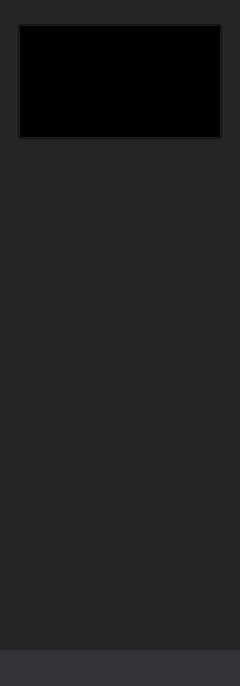
<?xml version="1.0" encoding="UTF-8"?>
<ui version="4.0">
 <class>ScreenplaySlatClass</class>
 <widget class="QWidget" name="ScreenplaySlatClass">
  <property name="geometry">
   <rect>
    <x>0</x>
    <y>0</y>
    <width>240</width>
    <height>686</height>
   </rect>
  </property>
  <property name="windowTitle">
   <string>Form</string>
  </property>
  <property name="styleSheet">
   <string notr="true">QWidget#__toolbar{
	background-color: rgb(51,51,55);
}
QWidget#ScreenplaySlatClass{
	background-color: rgb(37, 37, 38);
}

QScrollArea{
	background-color: transparent;
}

QScrollArea QWidget{
	background-color: transparent;
}

QPushButton#__add{
	border: 0px;
	background-repeat: none;
	background-position: center;
	background-image: url(:/pluginScreenplay/button/img/Plus.png);
}
QPushButton#__add:pressed{
	border: 0px;
	background-repeat: none;
	background-position: center;
	background-image: url(:/pluginScreenplay/button/img/Plus_down.png);
}
QPushButton#__delete{
	 border: 0px;
	 background-repeat: none;
	 background-position: center;
    background-image: url(:/pluginScreenplay/button/img/Trash_normal.png);
}
QPushButton#__delete:pressed{
		 border: 0px;
	 background-repeat: none;
	 background-position: center;
    background-image: url(:/pluginScreenplay/button/img/Trash_down.png);
}</string>
  </property>
  <layout class="QVBoxLayout" name="verticalLayout">
   <property name="spacing">
    <number>0</number>
   </property>
   <property name="leftMargin">
    <number>0</number>
   </property>
   <property name="topMargin">
    <number>0</number>
   </property>
   <property name="rightMargin">
    <number>0</number>
   </property>
   <property name="bottomMargin">
    <number>0</number>
   </property>
   <item>
    <widget class="QWidget" name="widget" native="true">
     <layout class="QVBoxLayout" name="verticalLayout_4">
      <property name="spacing">
       <number>0</number>
      </property>
      <property name="leftMargin">
       <number>0</number>
      </property>
      <property name="topMargin">
       <number>0</number>
      </property>
      <property name="rightMargin">
       <number>0</number>
      </property>
      <property name="bottomMargin">
       <number>0</number>
      </property>
      <item>
       <widget class="QScrollArea" name="scrollArea">
        <property name="frameShape">
         <enum>QFrame::NoFrame</enum>
        </property>
        <property name="frameShadow">
         <enum>QFrame::Raised</enum>
        </property>
        <property name="horizontalScrollBarPolicy">
         <enum>Qt::ScrollBarAlwaysOff</enum>
        </property>
        <property name="widgetResizable">
         <bool>true</bool>
        </property>
        <property name="alignment">
         <set>Qt::AlignCenter</set>
        </property>
        <widget class="QWidget" name="scrollAreaWidgetContents">
         <property name="geometry">
          <rect>
           <x>0</x>
           <y>0</y>
           <width>240</width>
           <height>650</height>
          </rect>
         </property>
         <layout class="QVBoxLayout" name="verticalLayout_5">
          <property name="spacing">
           <number>6</number>
          </property>
          <property name="leftMargin">
           <number>8</number>
          </property>
          <property name="topMargin">
           <number>8</number>
          </property>
          <property name="rightMargin">
           <number>8</number>
          </property>
          <property name="bottomMargin">
           <number>8</number>
          </property>
          <item>
           <widget class="QWidget" name="__container" native="true">
            <layout class="QVBoxLayout" name="verticalLayout_6">
             <property name="leftMargin">
              <number>0</number>
             </property>
             <property name="topMargin">
              <number>0</number>
             </property>
             <property name="rightMargin">
              <number>0</number>
             </property>
             <property name="bottomMargin">
              <number>0</number>
             </property>
            </layout>
           </widget>
          </item>
          <item>
           <widget class="QWidget" name="fastAddSlate" native="true">
            <property name="minimumSize">
             <size>
              <width>0</width>
              <height>135</height>
             </size>
            </property>
            <property name="maximumSize">
             <size>
              <width>16777215</width>
              <height>135</height>
             </size>
            </property>
            <layout class="QHBoxLayout" name="horizontalLayout_12">
             <property name="spacing">
              <number>0</number>
             </property>
             <property name="leftMargin">
              <number>0</number>
             </property>
             <property name="topMargin">
              <number>0</number>
             </property>
             <property name="rightMargin">
              <number>0</number>
             </property>
             <property name="bottomMargin">
              <number>0</number>
             </property>
             <item>
              <widget class="QPushButton" name="__fastAdd">
               <property name="sizePolicy">
                <sizepolicy hsizetype="Minimum" vsizetype="Expanding">
                 <horstretch>0</horstretch>
                 <verstretch>0</verstretch>
                </sizepolicy>
               </property>
               <property name="minimumSize">
                <size>
                 <width>204</width>
                 <height>115</height>
                </size>
               </property>
               <property name="maximumSize">
                <size>
                 <width>204</width>
                 <height>115</height>
                </size>
               </property>
               <property name="text">
                <string/>
               </property>
               <property name="icon">
                <iconset resource="pluginScreenplay.qrc">
                 <normaloff>:/pluginScreenplay/button/img/addres.png</normaloff>:/pluginScreenplay/button/img/addres.png</iconset>
               </property>
               <property name="iconSize">
                <size>
                 <width>204</width>
                 <height>115</height>
                </size>
               </property>
               <property name="autoRepeat">
                <bool>false</bool>
               </property>
              </widget>
             </item>
            </layout>
           </widget>
          </item>
          <item>
           <spacer name="verticalSpacer">
            <property name="orientation">
             <enum>Qt::Vertical</enum>
            </property>
            <property name="sizeHint" stdset="0">
             <size>
              <width>20</width>
              <height>701</height>
             </size>
            </property>
           </spacer>
          </item>
         </layout>
        </widget>
       </widget>
      </item>
     </layout>
    </widget>
   </item>
   <item>
    <widget class="QWidget" name="__toolbar" native="true">
     <property name="minimumSize">
      <size>
       <width>0</width>
       <height>36</height>
      </size>
     </property>
     <property name="maximumSize">
      <size>
       <width>16777215</width>
       <height>36</height>
      </size>
     </property>
     <layout class="QHBoxLayout" name="horizontalLayout_7">
      <property name="spacing">
       <number>2</number>
      </property>
      <property name="leftMargin">
       <number>6</number>
      </property>
      <property name="topMargin">
       <number>2</number>
      </property>
      <property name="rightMargin">
       <number>6</number>
      </property>
      <property name="bottomMargin">
       <number>2</number>
      </property>
      <item>
       <widget class="QPushButton" name="__add">
        <property name="minimumSize">
         <size>
          <width>28</width>
          <height>28</height>
         </size>
        </property>
        <property name="maximumSize">
         <size>
          <width>28</width>
          <height>28</height>
         </size>
        </property>
        <property name="text">
         <string/>
        </property>
       </widget>
      </item>
      <item>
       <spacer name="horizontalSpacer_3">
        <property name="orientation">
         <enum>Qt::Horizontal</enum>
        </property>
        <property name="sizeHint" stdset="0">
         <size>
          <width>163</width>
          <height>20</height>
         </size>
        </property>
       </spacer>
      </item>
      <item>
       <widget class="QPushButton" name="__delete">
        <property name="minimumSize">
         <size>
          <width>28</width>
          <height>28</height>
         </size>
        </property>
        <property name="maximumSize">
         <size>
          <width>28</width>
          <height>28</height>
         </size>
        </property>
        <property name="text">
         <string/>
        </property>
       </widget>
      </item>
     </layout>
    </widget>
   </item>
  </layout>
 </widget>
 <resources>
  <include location="pluginScreenplay.qrc"/>
 </resources>
 <connections/>
</ui>
